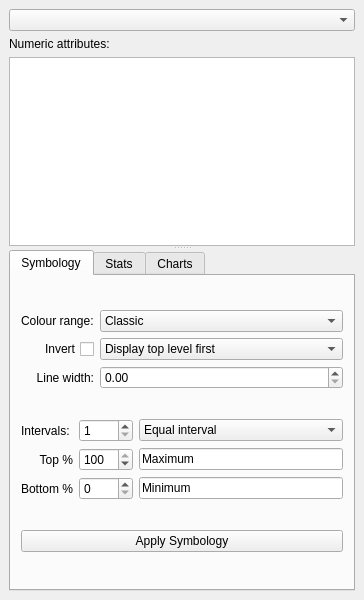
<?xml version="1.0" encoding="UTF-8"?>
<ui version="4.0">
 <class>ExplorerDialog</class>
 <widget class="QDockWidget" name="ExplorerDialog">
  <property name="geometry">
   <rect>
    <x>0</x>
    <y>0</y>
    <width>364</width>
    <height>600</height>
   </rect>
  </property>
  <property name="minimumSize">
   <size>
    <width>364</width>
    <height>600</height>
   </size>
  </property>
  <property name="windowTitle">
   <string>Attributes Explorer</string>
  </property>
  <widget class="QWidget" name="explorerLayout">
   <layout class="QVBoxLayout" name="verticalLayout">
    <item>
     <widget class="QSplitter" name="explorerSplitter">
      <property name="orientation">
       <enum>Qt::Vertical</enum>
      </property>
      <widget class="QWidget" name="">
       <layout class="QVBoxLayout" name="attributesLayout" stretch="0,0,2">
        <item>
         <widget class="QComboBox" name="layerCombo"/>
        </item>
        <item>
         <widget class="QLabel" name="attributesLabel">
          <property name="text">
           <string>Numeric attributes:</string>
          </property>
         </widget>
        </item>
        <item>
         <widget class="QListWidget" name="attributesList">
          <property name="selectionMode">
           <enum>QAbstractItemView::SingleSelection</enum>
          </property>
         </widget>
        </item>
       </layout>
      </widget>
      <widget class="QTabWidget" name="explorerTabs">
       <property name="currentIndex">
        <number>0</number>
       </property>
       <widget class="QWidget" name="symbologyTab">
        <attribute name="title">
         <string>Symbology</string>
        </attribute>
        <layout class="QVBoxLayout" name="verticalLayout_2" stretch="0,0,0">
         <property name="spacing">
          <number>-1</number>
         </property>
         <property name="sizeConstraint">
          <enum>QLayout::SetDefaultConstraint</enum>
         </property>
         <property name="margin">
          <number>10</number>
         </property>
         <item>
          <layout class="QGridLayout" name="coloursLayout" columnstretch="0,1">
           <property name="rightMargin">
            <number>0</number>
           </property>
           <item row="0" column="1">
            <widget class="QComboBox" name="colourRangeCombo">
             <item>
              <property name="text">
               <string>Classic</string>
              </property>
             </item>
             <item>
              <property name="text">
               <string>Red - Blue</string>
              </property>
             </item>
             <item>
              <property name="text">
               <string>Greyscale</string>
              </property>
             </item>
             <item>
              <property name="text">
               <string>Monchrome</string>
              </property>
             </item>
            </widget>
           </item>
           <item row="0" column="0">
            <widget class="QLabel" name="colourRangeLabel">
             <property name="text">
              <string>Colour range:</string>
             </property>
            </widget>
           </item>
           <item row="2" column="0">
            <widget class="QLabel" name="lineWidthLabel">
             <property name="text">
              <string>Line width:</string>
             </property>
             <property name="alignment">
              <set>Qt::AlignRight|Qt::AlignTrailing|Qt::AlignVCenter</set>
             </property>
            </widget>
           </item>
           <item row="2" column="1">
            <widget class="QDoubleSpinBox" name="lineWidthSpin">
             <property name="prefix">
              <string/>
             </property>
             <property name="maximum">
              <double>10.000000000000000</double>
             </property>
             <property name="singleStep">
              <double>0.250000000000000</double>
             </property>
            </widget>
           </item>
           <item row="1" column="1">
            <widget class="QComboBox" name="displayOrderCombo">
             <property name="enabled">
              <bool>true</bool>
             </property>
             <property name="frame">
              <bool>true</bool>
             </property>
             <item>
              <property name="text">
               <string>Display top level first</string>
              </property>
             </item>
             <item>
              <property name="text">
               <string>Display bottom level first</string>
              </property>
             </item>
            </widget>
           </item>
           <item row="1" column="0">
            <widget class="QCheckBox" name="invertColourCheck">
             <property name="layoutDirection">
              <enum>Qt::RightToLeft</enum>
             </property>
             <property name="text">
              <string>Invert</string>
             </property>
            </widget>
           </item>
          </layout>
         </item>
         <item>
          <layout class="QGridLayout" name="intervalsLayout" columnstretch="0,0,1">
           <item row="0" column="0">
            <widget class="QLabel" name="intervalLabel">
             <property name="text">
              <string>Intervals:</string>
             </property>
            </widget>
           </item>
           <item row="0" column="2">
            <widget class="QComboBox" name="intervalTypeCombo">
             <item>
              <property name="text">
               <string>Equal interval</string>
              </property>
             </item>
             <item>
              <property name="text">
               <string>Quantiles</string>
              </property>
             </item>
             <item>
              <property name="text">
               <string>Natural breaks</string>
              </property>
             </item>
             <item>
              <property name="text">
               <string>Custom</string>
              </property>
             </item>
            </widget>
           </item>
           <item row="1" column="0">
            <widget class="QLabel" name="topLimitLabel">
             <property name="layoutDirection">
              <enum>Qt::LeftToRight</enum>
             </property>
             <property name="lineWidth">
              <number>0</number>
             </property>
             <property name="text">
              <string>Top %</string>
             </property>
             <property name="alignment">
              <set>Qt::AlignRight|Qt::AlignTrailing|Qt::AlignVCenter</set>
             </property>
            </widget>
           </item>
           <item row="1" column="2">
            <widget class="QLineEdit" name="topLimitText">
             <property name="text">
              <string>Maximum</string>
             </property>
            </widget>
           </item>
           <item row="2" column="0">
            <widget class="QLabel" name="bottomLimitLabel">
             <property name="text">
              <string>Bottom %</string>
             </property>
             <property name="alignment">
              <set>Qt::AlignRight|Qt::AlignTrailing|Qt::AlignVCenter</set>
             </property>
            </widget>
           </item>
           <item row="2" column="1">
            <widget class="QSpinBox" name="bottomLimitSpin">
             <property name="specialValueText">
              <string/>
             </property>
             <property name="prefix">
              <string/>
             </property>
             <property name="maximum">
              <number>100</number>
             </property>
            </widget>
           </item>
           <item row="2" column="2">
            <widget class="QLineEdit" name="bottomLimitText">
             <property name="text">
              <string>Minimum</string>
             </property>
            </widget>
           </item>
           <item row="1" column="1">
            <widget class="QSpinBox" name="topLimitSpin">
             <property name="maximum">
              <number>100</number>
             </property>
             <property name="value">
              <number>100</number>
             </property>
            </widget>
           </item>
           <item row="0" column="1">
            <widget class="QSpinBox" name="intervalSpin">
             <property name="minimum">
              <number>1</number>
             </property>
             <property name="maximum">
              <number>1024</number>
             </property>
            </widget>
           </item>
          </layout>
         </item>
         <item>
          <widget class="QPushButton" name="symbologyApplyButton">
           <property name="text">
            <string>Apply Symbology</string>
           </property>
          </widget>
         </item>
        </layout>
       </widget>
       <widget class="QWidget" name="statsTab">
        <attribute name="title">
         <string>Stats</string>
        </attribute>
        <layout class="QVBoxLayout" name="verticalLayout_3" stretch="4,0">
         <property name="margin">
          <number>10</number>
         </property>
         <item>
          <widget class="QTableWidget" name="statisticsTable">
           <property name="lineWidth">
            <number>1</number>
           </property>
           <property name="horizontalScrollBarPolicy">
            <enum>Qt::ScrollBarAlwaysOff</enum>
           </property>
           <property name="autoScroll">
            <bool>true</bool>
           </property>
           <property name="alternatingRowColors">
            <bool>true</bool>
           </property>
           <property name="selectionMode">
            <enum>QAbstractItemView::NoSelection</enum>
           </property>
           <property name="selectionBehavior">
            <enum>QAbstractItemView::SelectRows</enum>
           </property>
           <property name="gridStyle">
            <enum>Qt::NoPen</enum>
           </property>
           <property name="rowCount">
            <number>0</number>
           </property>
           <property name="columnCount">
            <number>3</number>
           </property>
           <attribute name="horizontalHeaderStretchLastSection">
            <bool>true</bool>
           </attribute>
           <attribute name="verticalHeaderVisible">
            <bool>false</bool>
           </attribute>
           <column>
            <property name="text">
             <string>Statistic</string>
            </property>
           </column>
           <column>
            <property name="text">
             <string>Value</string>
            </property>
           </column>
           <column>
            <property name="text">
             <string>Selection</string>
            </property>
           </column>
          </widget>
         </item>
         <item>
          <widget class="QProgressBar" name="statisticsProgressBar">
           <property name="value">
            <number>24</number>
           </property>
          </widget>
         </item>
        </layout>
       </widget>
       <widget class="QWidget" name="chartsTab">
        <attribute name="title">
         <string>Charts</string>
        </attribute>
        <layout class="QVBoxLayout" name="verticalLayout_4" stretch="4,0">
         <property name="margin">
          <number>10</number>
         </property>
         <item>
          <layout class="QHBoxLayout" name="chartsLayout" stretch="0">
           <item>
            <layout class="QVBoxLayout" name="chartToolsLayout" stretch="0,3,0">
             <item>
              <layout class="QVBoxLayout" name="chartSetupLayout">
               <item>
                <widget class="QRadioButton" name="histogramCheck">
                 <property name="text">
                  <string>Histogram</string>
                 </property>
                </widget>
               </item>
               <item>
                <widget class="QRadioButton" name="boxplotCheck">
                 <property name="text">
                  <string>Box plot</string>
                 </property>
                </widget>
               </item>
               <item>
                <widget class="QRadioButton" name="scatterplotCheck">
                 <property name="text">
                  <string>Scatter plot</string>
                 </property>
                </widget>
               </item>
               <item>
                <widget class="QLabel" name="yaxisLabel">
                 <property name="text">
                  <string>Y axis:</string>
                 </property>
                </widget>
               </item>
               <item>
                <widget class="QComboBox" name="yaxisCombo"/>
               </item>
               <item>
                <widget class="QLabel" name="rLabel">
                 <property name="text">
                  <string>r:</string>
                 </property>
                </widget>
               </item>
               <item>
                <widget class="QLabel" name="pLabel">
                 <property name="text">
                  <string>p:</string>
                 </property>
                </widget>
               </item>
               <item>
                <widget class="QLabel" name="r2Label">
                 <property name="text">
                  <string>r2:</string>
                 </property>
                </widget>
               </item>
               <item>
                <widget class="QLabel" name="lineLabel">
                 <property name="text">
                  <string>line:</string>
                 </property>
                 <property name="wordWrap">
                  <bool>true</bool>
                 </property>
                </widget>
               </item>
              </layout>
             </item>
             <item>
              <spacer name="verticalSpacer">
               <property name="orientation">
                <enum>Qt::Vertical</enum>
               </property>
               <property name="sizeHint" stdset="0">
                <size>
                 <width>20</width>
                 <height>40</height>
                </size>
               </property>
              </spacer>
             </item>
             <item>
              <widget class="QPushButton" name="popoutButton">
               <property name="text">
                <string>Pop-out chart</string>
               </property>
              </widget>
             </item>
            </layout>
           </item>
          </layout>
         </item>
         <item>
          <widget class="QProgressBar" name="chartsProgressBar">
           <property name="value">
            <number>24</number>
           </property>
          </widget>
         </item>
        </layout>
       </widget>
      </widget>
     </widget>
    </item>
   </layout>
  </widget>
 </widget>
 <resources>
  <include location="../resources.qrc"/>
 </resources>
 <connections/>
</ui>
